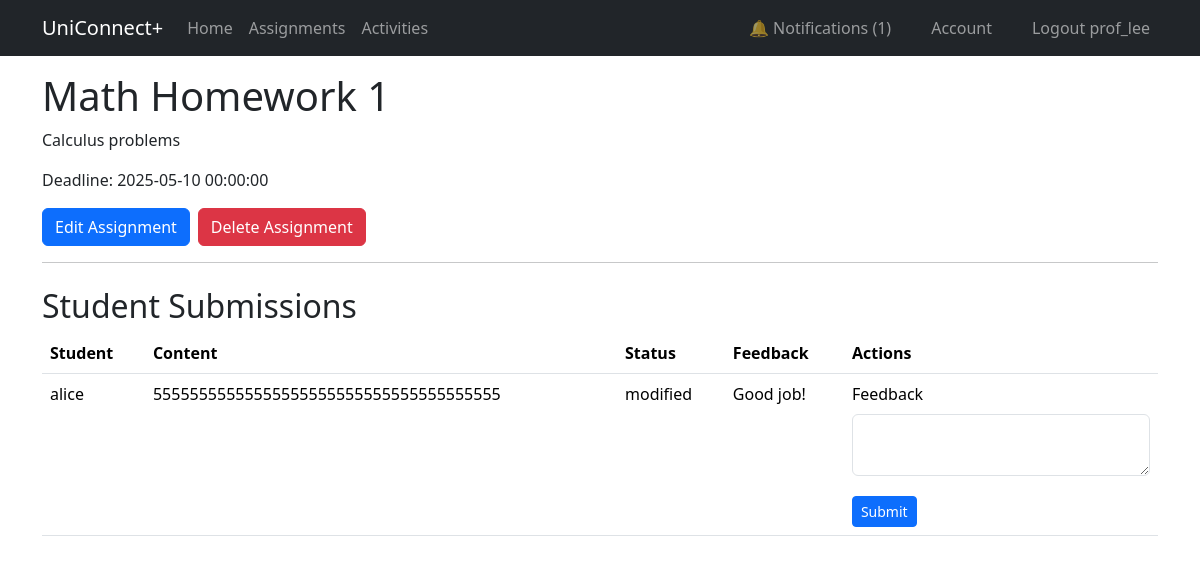
/assignment/1 (signed in), run on the app's committed database.
### app/models.py (models this page shows, shortened)
@dataclass
class User(UserMixin, db.Model):
    __tablename__ = 'user'
    id: so.Mapped[int] = so.mapped_column(primary_key=True)
    username: so.Mapped[str] = so.mapped_column(sa.String(64), unique=True, index=True)
    email: so.Mapped[str] = so.mapped_column(sa.String(120), unique=True, index=True)
    password_hash: so.Mapped[Optional[str]] = so.mapped_column(sa.String(256))
    role: so.Mapped[str] = so.mapped_column(sa.String(10), default="student")  # student, professor, admin
    submissions: so.Mapped[List['Submission']] = relationship(back_populates='student', cascade='all, delete-orphan')
    assignments: so.Mapped[List['Assignment']] = relationship(back_populates='professor', cascade='all, delete-orphan')
    activities_created: so.Mapped[List['Activity']] = relationship(back_populates='creator', cascade='all, delete-orphan')
    notifications: so.Mapped[List['Notification']] = relationship(back_populates='user', cascade='all, delete-orphan')
    participations: so.Mapped[List['Participant']] = relationship(back_populates='student', cascade='all, delete-orphan')

@dataclass
class Assignment(db.Model):
    __tablename__ = 'assignments'
    id: so.Mapped[int] = so.mapped_column(primary_key=True)
    title: so.Mapped[str] = so.mapped_column(sa.String(128))
    description: so.Mapped[str] = so.mapped_column(sa.Text)
    deadline:so.Mapped[str]=so.mapped_column(sa.DateTime)
    professor_id: so.Mapped[int] = so.mapped_column(ForeignKey('user.id'))
    professor: so.Mapped['User'] = relationship(back_populates='assignments')
    submissions: so.Mapped[List['Submission']] = relationship(back_populates='assignment', cascade='all, delete-orphan')

@dataclass
class Submission(db.Model):
    __tablename__ = 'submissions'
    id: so.Mapped[int] = so.mapped_column(primary_key=True)
    assignment_id: so.Mapped[int] = so.mapped_column(ForeignKey('assignments.id'))
    student_id: so.Mapped[int] = so.mapped_column(ForeignKey('user.id'))
    status: so.Mapped[str] = so.mapped_column(sa.String(20))
    content: so.Mapped[str] = so.mapped_column(sa.Text)
    feedback: so.Mapped[Optional[str]] = so.mapped_column(sa.Text)
    assignment: so.Mapped['Assignment'] = relationship(back_populates='submissions')
    student: so.Mapped['User'] = relationship(back_populates='submissions')

### app/views.py (the view, shortened to what this page needs)
@app.route('/assignment/<int:assignment_id>', methods=['GET', 'POST'])
@login_required
def assignment_detail(assignment_id):
    assignment = db.session.get(Assignment, assignment_id)
    if not assignment:
        flash("Assignment not found", "danger")
        return redirect(url_for('assignments'))
    submission = db.session.scalar(
        db.select(Submission).where(
            (Submission.assignment_id == assignment.id) &
            (Submission.student_id == current_user.id)
        )
    ) if current_user.role == 'student' else None
    submission_form = SubmissionForm()
    feedback_form = FeedbackForm()
    choose_form = ChooseForm()
    return render_template('assignment_detail.html',
                           title='Assignment Detail',
                           assignment=assignment,
                           submission=submission,
                           submission_form=submission_form,
                           feedback_form=feedback_form,
                           choose_form=choose_form)

### app/forms.py
class SubmissionForm(FlaskForm):
    content = TextAreaField('Your Answer', validators=[
        DataRequired(message="Content cannot be empty."),
        Length(min=10, max=500, message="Answer must be between 10 and 500 characters.")
    ])
    edit = HiddenField(default='')
    submit = SubmitField('Submit Assignment')
    update = SubmitField('Update Submission')

class FeedbackForm(FlaskForm):
    choice = HiddenField(validators=[DataRequired()])
    feedback = TextAreaField('Feedback', validators=[
        DataRequired(message="Feedback cannot be empty."),
        Length(min=5, max=300)
    ])
    submit = SubmitField('Submit Feedback')

### app/__init__.py (called while the page is built)
@app.context_processor
def inject_unread_count():
    if current_user.is_authenticated:
        count = Notification.query.filter_by(user_id=current_user.id, is_read=False).count()
    else:
        count = 0
    return dict(unread_count=count)

### app/models.py (called while the page is built)
@login.user_loader
def load_user(id):
    return db.session.get(User, int(id))

### app/templates/assignment_detail.html (shortened to what this page needs)
{% extends "base.html" %}
{% import "bootstrap_wtf.html" as wtf %}
{% block content %}
<h1>{{ assignment.title }}</h1>
<p>{{ assignment.description }}</p>
<p>Deadline: {{ assignment.deadline }}</p>
{% if current_user.is_authenticated and current_user.id == assignment.professor_id %}
    <div class="d-flex mb-3">
        <a class="btn btn-primary me-2" href="{{ url_for('edit_assignment', assignment_id=assignment.id) }}">
            Edit Assignment
        </a>
        <form action="{{ url_for('delete_assignment', assignment_id=assignment.id) }}" method="post">
            <button type="submit" class="btn btn-danger me-2" onclick="return confirm('Are you sure you want to delete this assignment?');">
                Delete Assignment
            </button>
        </form>
    </div>
    {% endif %}
<hr>
{% if current_user.role == 'professor' %}
    <h2 class="mt-4">Student Submissions</h2>
    <table class="table">
        <thead>
            <tr>
                <th>Student</th>
                <th>Content</th>
                <th>Status</th>
                <th>Feedback</th>
                <th>Actions</th>
            </tr>
        </thead>
        <tbody>
        {% for sub in assignment.submissions %}
            <tr>
                <td>{{ sub.student.username }}</td>
                <td>{{ sub.content }}</td>
                <td>{{ sub.status }}</td>
                <td>{{ sub.feedback or '' }}</td>
                <td>
                    <form method="post" action="{{ url_for('give_feedback') }}">
                        {{ wtf.form_field(feedback_form.feedback, autofocus=false) }}
                        <button type="submit" class="btn btn-sm btn-primary mt-1">Submit</button>
                    </form>
                </td>
            </tr>
        {% endfor %}
        </tbody>
    </table>
{% endif %}
{% endblock %}

### app/templates/base.html (shortened to what this page needs)
<!doctype html>
<html lang="en">
<head>
    <link
        href="https://cdn.jsdelivr.net/npm/bootstrap@5.3.3/dist/css/bootstrap.min.css"
        rel="stylesheet"
>
    <link rel="stylesheet" href="https://cdn.jsdelivr.net/npm/bootstrap-icons@1.11.3/font/bootstrap-icons.min.css">
</head>
<body>
<nav class="navbar navbar-expand-sm bg-dark" data-bs-theme="dark">
    <div class="container">
        <a class="navbar-brand" href="{{ url_for('home') }}">UniConnect+</a>
        <div class="collapse navbar-collapse" id="navbarSupportedContent">
            <ul class="navbar-nav me-auto mb-2 mb-lg-0">
                <li class="nav-item">
                    <a class="nav-link" aria-current="page" href="{{ url_for('home') }}">Home</a>
                </li>
                {% if current_user.is_authenticated %}
                         <li class="nav-item">
                            <a class="nav-link" href="{{ url_for('assignments') }}">Assignments</a>
                        </li>
                        <li class="nav-item">
                            <a class="nav-link" href="{{ url_for('activities') }}">Activities</a>
                        </li>
                {% endif %}
            </ul>
            <ul class="navbar-nav gap-4 ms-auto">
                {% if not current_user.is_authenticated %}
                    <li class="nav-item">
                        <a class="nav-link" href="{{ url_for('login') }}">Login</a>
                    </li>
                    <li class="nav-item">
                        <a class="nav-link" href="{{ url_for('student_register') }}">Student Register</a>
                    </li>
                {% else %}
                    <li class="nav-item">
                        <a class="nav-link" href="{{ url_for('notifications') }}">
                            🔔 Notifications
                            {% if unread_count and unread_count > 0 %}
                                ({{ unread_count }})
                            {% endif %}
                        </a>
                    </li>
                    <li class="nav-item">
                        <a class="nav-link" href="{{ url_for('account') }}">Account</a>
                    </li>
                    <li class="nav-item">
                        <a class="nav-link" href="{{ url_for('logout') }}">Logout {{ current_user.username }}</a>
                    </li>
                {% endif %}
            </ul>
        </div>
    </div>
</nav>
<div class="container">
    {% block content %}{% endblock content %}
</div>
</body>
</html>

### app/templates/bootstrap_wtf.html (shortened to what this page needs)
{% macro form_field(field, autofocus) %}
  {%- if field.type == 'BooleanField' %}
  <div class="form-check mb-3">
    {{ field(class='form-check-input') }}
    {{ field.label(class='form-check-label') }}
  </div>
  {%- elif field.type == 'SelectField' %}
    {{ field.label(class='form-label') }}
    {{ field(class='form-select mb-3' + (' is-invalid' if field.errors else '')) }}
    {%- for error in field.errors %}
    <div class="invalid-feedback">{{ error }}</div>
    {%- endfor %}
  {%- elif field.type == 'TextAreaField' %}
  <div class="mb-3">
    {{ field.label(class='form-label') }}
    {% if autofocus %}
      {{ field(class='form-control' + (' is-invalid' if field.errors else ''), autofocus=True) }}
    {% else %}
      {{ field(class='form-control' + (' is-invalid' if field.errors else '')) }}
    {% endif %}
  </div>
  {%- elif field.type == 'SubmitField' %}
  {{ field(class='btn btn-primary mb-3') }}
  {%- endif %}
{% endmacro %}

### data on the page
User: username "prof_lee"
Assignment: title "Math Homework 1", description "Calculus problems", deadline "2025-05-10 00:00:00"
Submission: student.username "alice", content "55555555555555555555555555555555555555", status "modified", feedback "Good job!", label "Feedback"

### other printed values
{{ unread_count }} "1"
